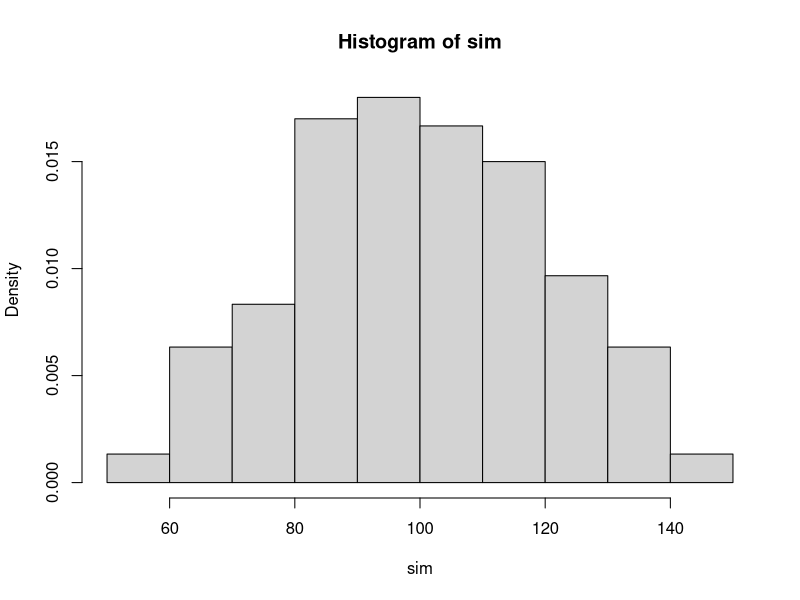
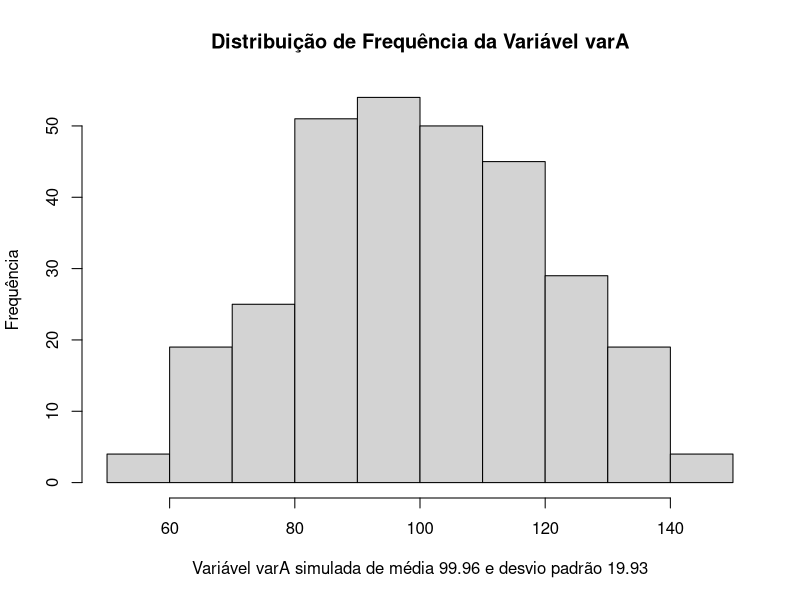

Source code (R) for these figures, in order:
## ---- chunk 1
getwd()
## ---- chunk 2
setwd("~/Dropbox/cursos/r-psicologia/aula-2/parte-2a")
## ---- chunk 3
1+4^4
## ---- chunk 4
a  <- 4
b  <- 5
c  <- a + b
c
## ---- chunk 5
a  <- 4 # Número de dedos na mão esquerda do Lula
b  <- 5 # Número de dedos na mãe direita do Lula
c  <- a + b # Número de dedos nas duas mãos
c
## ---- chunk 6
sim  <- rnorm(n=300, mean= 100, sd= 20) # Simulando uma distribuição normal
summary(sim) # Estatísticas descritivas da distribuição
## ---- chunk 7
hist(sim, probability = TRUE) # Histograma de distribuição da variável simulada
## ---- chunk 8
descritivas  <-  function(varA) {
  
  hist(varA, xlab= paste("Variável varA simulada de média", round(mean(varA),2), "e desvio padrão", round(sd(varA),2), sep=" "), ylab="Frequência", main= "Distribuição de Frequência da Variável varA")
  
}

## ---- chunk 9
descritivas(sim)
